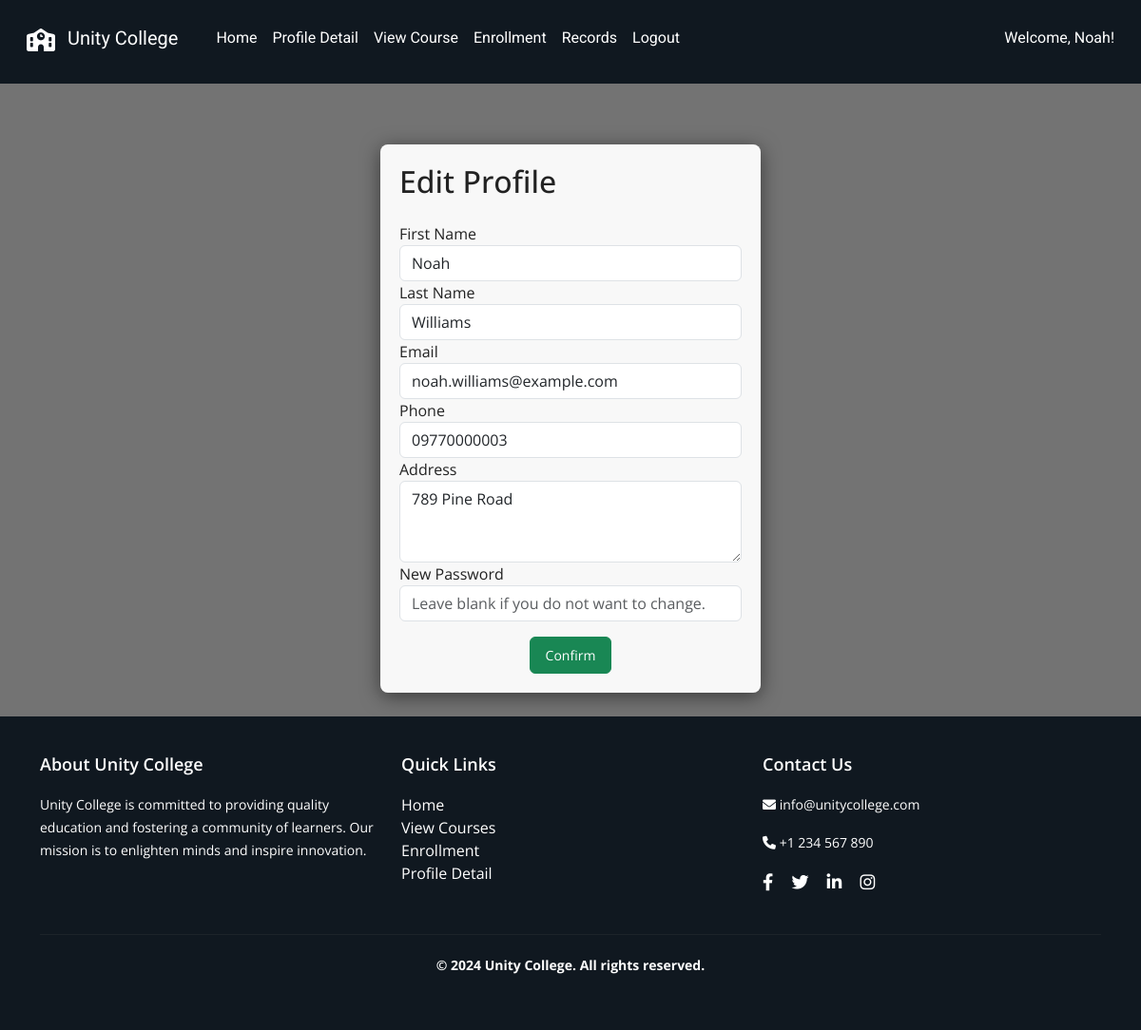
The app's page /student/profile/edit (signed in) with its own data.
### tables this page shows
CREATE TABLE "student" (
    id INTEGER PRIMARY KEY AUTOINCREMENT,
    first_name TEXT NOT NULL,
    last_name TEXT NOT NULL,
    phone TEXT NOT NULL,
    email TEXT NOT NULL UNIQUE,
    address TEXT NOT NULL,
    password TEXT NOT NULL
);

### app.py (the view)
@app.route("/student/profile/edit", methods=["GET", "POST"])
def edit_profile():
    if 'uid' not in session or session.get('user_type') != 'student':
        return redirect(url_for('student_login'))
    first_name = session.get('first_name')
    uid = session.get('uid')
    if request.method == "POST":
        first_name = request.form.get('fname')
        last_name = request.form.get('lname')
        phone = request.form.get('phone')
        email = request.form.get('email')
        address = request.form.get('address')
        password = request.form.get('password')
        try:
            if password:
                execute_db("""
                    UPDATE student
                    SET first_name = ?, last_name = ?, email = ?, phone = ?, address = ?, password = ?
                    WHERE id = ?
                """, (first_name, last_name, email, phone, address, hashlib.md5(password.encode()).hexdigest(), uid))
            else:
                execute_db("""
                    UPDATE student
                    SET first_name = ?, last_name = ?, email = ?, phone = ?, address = ?
                    WHERE id = ?
                """, (first_name, last_name, email, phone, address, uid))
            session['first_name'] = first_name
            return redirect(url_for('view_profile'))
        except Exception as e:
            print(traceback.format_exc())
    else:
        try:
            profile = query_db("SELECT first_name, last_name, email, phone, address FROM student WHERE id = ?", (uid,))
            if not profile:
                return redirect(url_for('home'))
            profile = profile[0]
        except Exception as e:
            print(traceback.format_exc())
            profile = {}
        return render_template("student/edit_profile.html", profile=profile, first_name=first_name, uid=uid)

### dbcontroller.py (called while the page is built)
def query_db(query, args=()):
    con = None
    try:
        con = sqlite3.connect(DB_NAME)
        cur = con.cursor()
        cur.execute(query, args)
        rv = cur.fetchall()
        return rv
    except sqlite3.Error as e:
        print(f"[query_db error] {e}")
        raise
    finally:
        if con:
            con.close()

### templates/student/edit_profile.html
{% extends "/student/layout.html" %} {% block content %}
<link rel="stylesheet" href="/static/css/student/editprofile.css" />
<div class="container mt-5">
  <div class="form-container">
    <h2 class="mb-4">Edit Profile</h2>
    <form method="POST" action="{{ url_for('edit_profile') }}">
      <div class="form-group">
        <label for="fname">First Name</label>
        <input
          type="text"
          class="form-control"
          id="fname"
          name="fname"
          value="{{ profile[0] }}"
          required
        />
      </div>
      <div class="form-group">
        <label for="lname">Last Name</label>
        <input
          type="text"
          class="form-control"
          id="lname"
          name="lname"
          value="{{ profile[1] }}"
          required
        />
      </div>
      <div class="form-group">
        <label for="email">Email</label>
        <input
          type="email"
          class="form-control"
          id="email"
          name="email"
          value="{{ profile[2] }}"
          required
        />
      </div>
      <div class="form-group">
        <label for="phone">Phone</label>
        <input
          type="text"
          class="form-control"
          id="phone"
          name="phone"
          value="{{ profile[3] }}"
          required
        />
      </div>
      <div class="form-group">
        <label for="address">Address</label>
        <textarea
          class="form-control"
          id="address"
          name="address"
          rows="3"
          required
        >
{{ profile[4] }}</textarea
        >
      </div>
      <div class="form-group">
        <label for="password">New Password</label>
        <input
          type="password"
          class="form-control"
          id="password"
          name="password"
          placeholder="Leave blank if you do not want to change."
        />
      </div>
      <button type="submit" class="btn btn-success mt-3">Confirm</button>
    </form>
  </div>
</div>
{% endblock %}

### templates/student/layout.html (shortened to what this page needs)
<!DOCTYPE html>
<html lang="en">
  <head>
    <link
      href="https://cdn.jsdelivr.net/npm/bootstrap@5.3.0/dist/css/bootstrap.min.css"
      rel="stylesheet"
    />
    <link href="/static/css/student/layout.css" rel="stylesheet" />
    <link
      rel="stylesheet"
      href="https://cdnjs.cloudflare.com/ajax/libs/font-awesome/6.0.0-beta3/css/all.min.css"
    />
  </head>
  <body>
    <nav class="navbar navbar-expand-lg navbar-light navbar-custom">
      <div class="container-fluid">
        <a class="navbar-brand" href="#">
          <i class="fas fa-school me-2"></i> Unity College
        </a>
        <div class="collapse navbar-collapse" id="navbarNav">
          <ul class="navbar-nav me-auto">
            <li class="nav-item">
              <a class="nav-link" href="{{ url_for('home') }}">Home</a>
            </li>
            <li class="nav-item">
              <a class="nav-link" href="{{ url_for('view_profile') }}"
                >Profile Detail</a
              >
            </li>
            <li class="nav-item">
              <a class="nav-link" href="{{ url_for('view_courses') }}"
                >View Course</a
              >
            </li>
            <li class="nav-item">
              <a class="nav-link" href="{{ url_for('student_enroll') }}"
                >Enrollment</a
              >
            </li>
            <li class="nav-item">
              <a class="nav-link" href="{{ url_for('view_enrollment_records')}}"
                >Records</a
              >
            </li>
            {% if uid %}
            <li class="nav-item">
              <a class="nav-link" href="{{ url_for('student_logout') }}"
                >Logout</a
              >
            </li>
            {% else %}
            <li class="nav-item">
              <a class="nav-link" href="{{ url_for('student_signup') }}"
                >Sign Up</a
              >
            </li>
            {% endif %}
          </ul>
          {% if uid %}
          <div class="d-flex">
            <span class="navbar-text me-3">Welcome, {{ first_name }}!</span>
          </div>
          {% endif %}
        </div>
      </div>
    </nav>
    <div class="container mt-4">{% block content %}{% endblock %}</div>
    <footer class="footer mt-4 text-white">
      <div class="container">
        <div class="row">
          <div class="col-md-4">
            <h5>About Unity College</h5>
            <p>
              Unity College is committed to providing quality education and
              fostering a community of learners. Our mission is to enlighten
              minds and inspire innovation.
            </p>
          </div>
          <div class="col-md-4">
            <h5>Quick Links</h5>
            <ul class="list-unstyled">
              <li>
                <a href="{{ url_for('home') }}" class="footer-link">Home</a>
              </li>
              <li>
                <a href="{{ url_for('view_courses') }}" class="footer-link"
                  >View Courses</a
                >
              </li>
              <li>
                <a href="{{ url_for('student_enroll') }}" class="footer-link"
                  >Enrollment</a
                >
              </li>
              <li>
                <a href="{{ url_for('view_profile') }}" class="footer-link"
                  >Profile Detail</a
                >
              </li>
            </ul>
          </div>
          <div class="col-md-4">
            <h5>Contact Us</h5>
            <p><i class="fas fa-envelope"></i> info@unitycollege.com</p>
            <p><i class="fas fa-phone"></i> +1 234 567 890</p>
            <div class="social-icons">
              <a href="#" class="footer-link"
                ><i class="fab fa-facebook-f"></i
              ></a>
              <a href="#" class="footer-link"><i class="fab fa-twitter"></i></a>
              <a href="#" class="footer-link"
                ><i class="fab fa-linkedin-in"></i
              ></a>
              <a href="#" class="footer-link"
                ><i class="fab fa-instagram"></i
              ></a>
            </div>
          </div>
        </div>
        <div class="row mt-3">
          <div class="col-12">
            <hr class="footer-hr" />
            <p class="text-center">
              <strong>&copy; 2024 Unity College. All rights reserved.</strong>
            </p>
          </div>
        </div>
      </div>
    </footer>
  </body>
</html>

### static/css/student/layout.css (style rules this page uses)
html, body { height: 100%; margin: 0; font-family: "Open Sans", sans-serif; }
body { background: linear-gradient(rgba(0, 0, 0, 0.55), rgba(0, 0, 0, 0.55)), url("/static/images/theme/background.jpg"); background-repeat: no-repeat; background-position: center center; background-attachment: fixed; background-size: cover; position: relative; min-height: 100vh; display: flex; flex-direction: column; }
.container { flex: 1; }
.navbar-custom { background-color: #101820; color: #ffffff; }
.container-fluid { background-color: #101820; }
.navbar-brand i { font-size: 1.5rem; vertical-align: middle; }
.navbar-custom .navbar-brand, .navbar-custom .nav-link { color: #ffffff; font-family: "Roboto", sans-serif; padding: 0.5rem 1rem; }
@media (min-width: 768px) { .navbar-custom { height: 80px; } }
@media (min-width: 768px) { .navbar-custom .navbar-brand, .navbar-custom .nav-link { line-height: 80px; } }
.navbar-text { color: #ffffff; font-family: "Roboto", sans-serif; }
.footer { background-color: #101820; color: #ffffff; padding: 40px 0; font-family: "Open Sans", sans-serif; box-shadow: none; position: relative; z-index: 2; }
.footer h5 { font-size: 18px; margin-bottom: 20px; font-weight: 600; }
.footer p { font-size: 14px; line-height: 1.7; }
.footer .footer-link { color: #ffffff; text-decoration: none; }
.footer .social-icons { margin-top: 10px; }
.footer .social-icons a { color: #ffffff; margin-right: 15px; font-size: 18px; text-decoration: none; }
.footer-hr { border-color: #444; margin: 20px 0; }

### static/css/student/editprofile.css (style rules this page uses)
.form-container { max-width: 400px; margin: 0 auto; background-color: rgba(255, 255, 255, 0.95); padding: 20px; border-radius: 8px; box-shadow: 0px 4px 20px rgba(0, 0, 0, 0.5); color: #222; }
.form-container label { color: #222; }
.form-container .btn { width: auto; padding: 8px 16px; font-size: 14px; display: block; margin: 20px auto 0; }

### records on screen
student: first_name "Noah", fname "Noah", lname "Williams", email "noah.williams@example.com", phone "09770000003", address "789 Pine Road"
